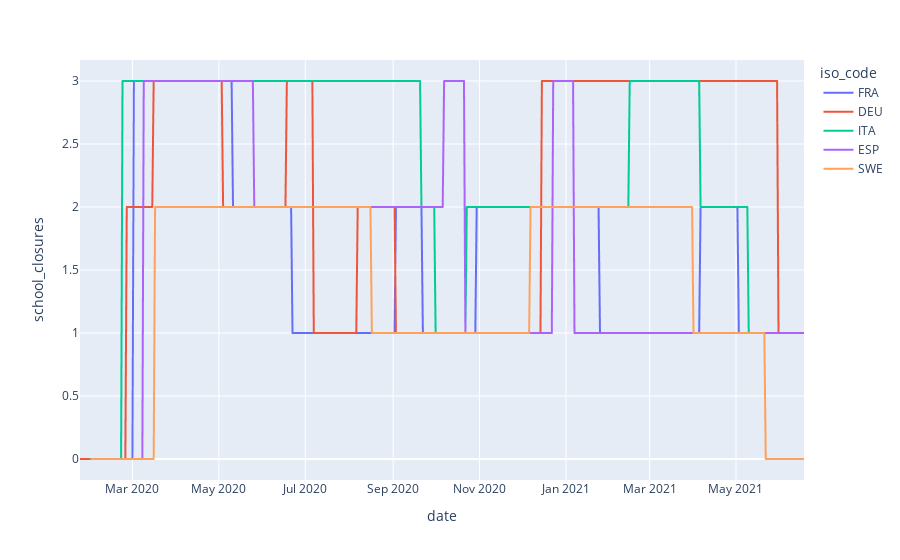
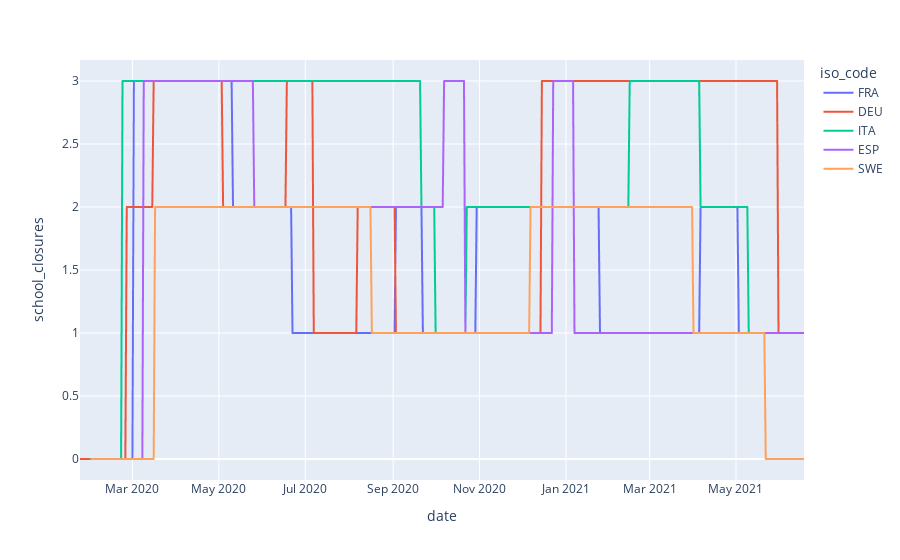

The notebook cell these images were saved under, in order:
### Markdown cell above
### Plotting school closures state

### Code cell
fig = px.line(g5_data, x ="date", y="school_closures", color="iso_code" )
fig_c = px.line(g5_data_cl, x ="date", y="school_closures", color="iso_code" )
fig_c.show()
fig.show()

### Figure 1 — Plotly figure (JSON) as saved in the notebook; plotly's stock layout.template omitted (floating-point values rounded to 4 significant figures; data arrays with more than 128 entries replaced by an {"elided": "..."} marker saying what was removed)
{"data": [{"hovertemplate": "iso_code=FRA<br>date=%{x}<br>school_closures=%{y}<extra></extra>", "legendgroup": "FRA", "line": {"color": "#636efa", "dash": "solid"}, "mode": "lines", "name": "FRA", "showlegend": true, "type": "scattergl", "x": {"elided": "512 str values"}, "xaxis": "x", "y": {"elided": "512 int values"}, "yaxis": "y"}, {"hovertemplate": "iso_code=DEU<br>date=%{x}<br>school_closures=%{y}<extra></extra>", "legendgroup": "DEU", "line": {"color": "#EF553B", "dash": "solid"}, "mode": "lines", "name": "DEU", "showlegend": true, "type": "scattergl", "x": {"elided": "510 str values"}, "xaxis": "x", "y": {"elided": "510 int values"}, "yaxis": "y"}, {"hovertemplate": "iso_code=ITA<br>date=%{x}<br>school_closures=%{y}<extra></extra>", "legendgroup": "ITA", "line": {"color": "#00cc96", "dash": "solid"}, "mode": "lines", "name": "ITA", "showlegend": true, "type": "scattergl", "x": {"elided": "505 str values"}, "xaxis": "x", "y": {"elided": "505 int values"}, "yaxis": "y"}, {"hovertemplate": "iso_code=ESP<br>date=%{x}<br>school_closures=%{y}<extra></extra>", "legendgroup": "ESP", "line": {"color": "#ab63fa", "dash": "solid"}, "mode": "lines", "name": "ESP", "showlegend": true, "type": "scattergl", "x": {"elided": "504 str values"}, "xaxis": "x", "y": {"elided": "504 int values"}, "yaxis": "y"}, {"hovertemplate": "iso_code=SWE<br>date=%{x}<br>school_closures=%{y}<extra></extra>", "legendgroup": "SWE", "line": {"color": "#FFA15A", "dash": "solid"}, "mode": "lines", "name": "SWE", "showlegend": true, "type": "scattergl", "x": {"elided": "504 str values"}, "xaxis": "x", "y": {"elided": "504 int values"}, "yaxis": "y"}], "layout": {"legend": {"title": {"text": "iso_code"}, "tracegroupgap": 0}, "margin": {"t": 60}, "xaxis": {"anchor": "y", "domain": [0, 1], "title": {"text": "date"}}, "yaxis": {"anchor": "x", "domain": [0, 1], "title": {"text": "school_closures"}}}}

### Figure 2 — Plotly figure (JSON) as saved in the notebook; plotly's stock layout.template omitted (floating-point values rounded to 4 significant figures; data arrays with more than 128 entries replaced by an {"elided": "..."} marker saying what was removed)
{"data": [{"hovertemplate": "iso_code=FRA<br>date=%{x}<br>school_closures=%{y}<extra></extra>", "legendgroup": "FRA", "line": {"color": "#636efa", "dash": "solid"}, "mode": "lines", "name": "FRA", "showlegend": true, "type": "scattergl", "x": {"elided": "512 str values"}, "xaxis": "x", "y": {"elided": "512 int values"}, "yaxis": "y"}, {"hovertemplate": "iso_code=DEU<br>date=%{x}<br>school_closures=%{y}<extra></extra>", "legendgroup": "DEU", "line": {"color": "#EF553B", "dash": "solid"}, "mode": "lines", "name": "DEU", "showlegend": true, "type": "scattergl", "x": {"elided": "510 str values"}, "xaxis": "x", "y": {"elided": "510 int values"}, "yaxis": "y"}, {"hovertemplate": "iso_code=ITA<br>date=%{x}<br>school_closures=%{y}<extra></extra>", "legendgroup": "ITA", "line": {"color": "#00cc96", "dash": "solid"}, "mode": "lines", "name": "ITA", "showlegend": true, "type": "scattergl", "x": {"elided": "505 str values"}, "xaxis": "x", "y": {"elided": "505 int values"}, "yaxis": "y"}, {"hovertemplate": "iso_code=ESP<br>date=%{x}<br>school_closures=%{y}<extra></extra>", "legendgroup": "ESP", "line": {"color": "#ab63fa", "dash": "solid"}, "mode": "lines", "name": "ESP", "showlegend": true, "type": "scattergl", "x": {"elided": "504 str values"}, "xaxis": "x", "y": {"elided": "504 int values"}, "yaxis": "y"}, {"hovertemplate": "iso_code=SWE<br>date=%{x}<br>school_closures=%{y}<extra></extra>", "legendgroup": "SWE", "line": {"color": "#FFA15A", "dash": "solid"}, "mode": "lines", "name": "SWE", "showlegend": true, "type": "scattergl", "x": {"elided": "504 str values"}, "xaxis": "x", "y": {"elided": "504 int values"}, "yaxis": "y"}], "layout": {"legend": {"title": {"text": "iso_code"}, "tracegroupgap": 0}, "margin": {"t": 60}, "xaxis": {"anchor": "y", "domain": [0, 1], "title": {"text": "date"}}, "yaxis": {"anchor": "x", "domain": [0, 1], "title": {"text": "school_closures"}}}}
